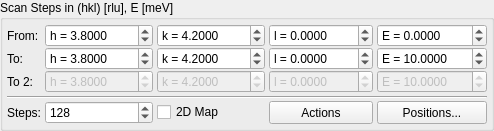
        <widget class="QGroupBox" name="groupBoxSteps">
         <property name="title">
          <string>Scan Steps in (hkl) [rlu], E [meV]</string>
         </property>
         <layout class="QGridLayout" name="gridLayout_5">
          <property name="leftMargin">
           <number>4</number>
          </property>
          <property name="topMargin">
           <number>4</number>
          </property>
          <property name="rightMargin">
           <number>4</number>
          </property>
          <property name="bottomMargin">
           <number>4</number>
          </property>
          <property name="horizontalSpacing">
           <number>4</number>
          </property>
          <property name="verticalSpacing">
           <number>0</number>
          </property>
          <item row="4" column="4">
           <widget class="QPushButton" name="btnFav">
            <property name="sizePolicy">
             <sizepolicy hsizetype="Preferred" vsizetype="Preferred">
              <horstretch>0</horstretch>
              <verstretch>0</verstretch>
             </sizepolicy>
            </property>
            <property name="text">
             <string>Positions...</string>
            </property>
           </widget>
          </item>
          <item row="0" column="2">
           <widget class="QDoubleSpinBox" name="spinStartK">
            <property name="sizePolicy">
             <sizepolicy hsizetype="Preferred" vsizetype="Fixed">
              <horstretch>1</horstretch>
              <verstretch>0</verstretch>
             </sizepolicy>
            </property>
            <property name="toolTip">
             <string>k (rlu)</string>
            </property>
            <property name="prefix">
             <string>k = </string>
            </property>
            <property name="decimals">
             <number>4</number>
            </property>
            <property name="minimum">
             <double>-9999.000000000000000</double>
            </property>
            <property name="maximum">
             <double>9999.000000000000000</double>
            </property>
            <property name="singleStep">
             <double>0.010000000000000</double>
            </property>
            <property name="value">
             <double>4.200000000000000</double>
            </property>
           </widget>
          </item>
          <item row="0" column="3">
           <widget class="QDoubleSpinBox" name="spinStartL">
            <property name="sizePolicy">
             <sizepolicy hsizetype="Preferred" vsizetype="Fixed">
              <horstretch>1</horstretch>
              <verstretch>0</verstretch>
             </sizepolicy>
            </property>
            <property name="toolTip">
             <string>l (rlu)</string>
            </property>
            <property name="prefix">
             <string>l = </string>
            </property>
            <property name="decimals">
             <number>4</number>
            </property>
            <property name="minimum">
             <double>-9999.000000000000000</double>
            </property>
            <property name="maximum">
             <double>9999.000000000000000</double>
            </property>
            <property name="singleStep">
             <double>0.010000000000000</double>
            </property>
           </widget>
          </item>
          <item row="4" column="3">
           <widget class="QPushButton" name="btnActions">
            <property name="sizePolicy">
             <sizepolicy hsizetype="Preferred" vsizetype="Preferred">
              <horstretch>0</horstretch>
              <verstretch>0</verstretch>
             </sizepolicy>
            </property>
            <property name="text">
             <string>Actions</string>
            </property>
           </widget>
          </item>
          <item row="4" column="2">
           <widget class="QCheckBox" name="check2dMap">
            <property name="text">
             <string>2D Map</string>
            </property>
           </widget>
          </item>
          <item row="0" column="1">
           <widget class="QDoubleSpinBox" name="spinStartH">
            <property name="sizePolicy">
             <sizepolicy hsizetype="Preferred" vsizetype="Fixed">
              <horstretch>1</horstretch>
              <verstretch>0</verstretch>
             </sizepolicy>
            </property>
            <property name="toolTip">
             <string>h (rlu)</string>
            </property>
            <property name="prefix">
             <string>h = </string>
            </property>
            <property name="suffix">
             <string/>
            </property>
            <property name="decimals">
             <number>4</number>
            </property>
            <property name="minimum">
             <double>-9999.000000000000000</double>
            </property>
            <property name="maximum">
             <double>9999.000000000000000</double>
            </property>
            <property name="singleStep">
             <double>0.010000000000000</double>
            </property>
            <property name="value">
             <double>3.800000000000000</double>
            </property>
           </widget>
          </item>
          <item row="1" column="1">
           <widget class="QDoubleSpinBox" name="spinStopH">
            <property name="sizePolicy">
             <sizepolicy hsizetype="Preferred" vsizetype="Fixed">
              <horstretch>1</horstretch>
              <verstretch>0</verstretch>
             </sizepolicy>
            </property>
            <property name="toolTip">
             <string>h (rlu)</string>
            </property>
            <property name="prefix">
             <string>h = </string>
            </property>
            <property name="decimals">
             <number>4</number>
            </property>
            <property name="minimum">
             <double>-9999.000000000000000</double>
            </property>
            <property name="maximum">
             <double>9999.000000000000000</double>
            </property>
            <property name="singleStep">
             <double>0.010000000000000</double>
            </property>
            <property name="value">
             <double>3.800000000000000</double>
            </property>
           </widget>
          </item>
          <item row="1" column="2">
           <widget class="QDoubleSpinBox" name="spinStopK">
            <property name="sizePolicy">
             <sizepolicy hsizetype="Preferred" vsizetype="Fixed">
              <horstretch>1</horstretch>
              <verstretch>0</verstretch>
             </sizepolicy>
            </property>
            <property name="toolTip">
             <string>k (rlu)</string>
            </property>
            <property name="prefix">
             <string>k = </string>
            </property>
            <property name="decimals">
             <number>4</number>
            </property>
            <property name="minimum">
             <double>-9999.000000000000000</double>
            </property>
            <property name="maximum">
             <double>9999.000000000000000</double>
            </property>
            <property name="singleStep">
             <double>0.010000000000000</double>
            </property>
            <property name="value">
             <double>4.200000000000000</double>
            </property>
           </widget>
          </item>
          <item row="1" column="0">
           <widget class="QLabel" name="label_4">
            <property name="sizePolicy">
             <sizepolicy hsizetype="Fixed" vsizetype="Preferred">
              <horstretch>0</horstretch>
              <verstretch>0</verstretch>
             </sizepolicy>
            </property>
            <property name="text">
             <string>To:</string>
            </property>
           </widget>
          </item>
          <item row="0" column="4">
           <widget class="QDoubleSpinBox" name="spinStartE">
            <property name="sizePolicy">
             <sizepolicy hsizetype="Preferred" vsizetype="Fixed">
              <horstretch>1</horstretch>
              <verstretch>0</verstretch>
             </sizepolicy>
            </property>
            <property name="toolTip">
             <string>E (meV)</string>
            </property>
            <property name="prefix">
             <string>E = </string>
            </property>
            <property name="decimals">
             <number>4</number>
            </property>
            <property name="minimum">
             <double>-9999.000000000000000</double>
            </property>
            <property name="maximum">
             <double>9999.000000000000000</double>
            </property>
            <property name="singleStep">
             <double>0.010000000000000</double>
            </property>
           </widget>
          </item>
          <item row="1" column="3">
           <widget class="QDoubleSpinBox" name="spinStopL">
            <property name="sizePolicy">
             <sizepolicy hsizetype="Preferred" vsizetype="Fixed">
              <horstretch>1</horstretch>
              <verstretch>0</verstretch>
             </sizepolicy>
            </property>
            <property name="toolTip">
             <string>l (rlu)</string>
            </property>
            <property name="prefix">
             <string>l = </string>
            </property>
            <property name="decimals">
             <number>4</number>
            </property>
            <property name="minimum">
             <double>-9999.000000000000000</double>
            </property>
            <property name="maximum">
             <double>9999.000000000000000</double>
            </property>
            <property name="singleStep">
             <double>0.010000000000000</double>
            </property>
           </widget>
          </item>
          <item row="1" column="4">
           <widget class="QDoubleSpinBox" name="spinStopE">
            <property name="sizePolicy">
             <sizepolicy hsizetype="Preferred" vsizetype="Fixed">
              <horstretch>1</horstretch>
              <verstretch>0</verstretch>
             </sizepolicy>
            </property>
            <property name="toolTip">
             <string>E (meV)</string>
            </property>
            <property name="prefix">
             <string>E = </string>
            </property>
            <property name="decimals">
             <number>4</number>
            </property>
            <property name="minimum">
             <double>-9999.000000000000000</double>
            </property>
            <property name="maximum">
             <double>9999.000000000000000</double>
            </property>
            <property name="singleStep">
             <double>0.010000000000000</double>
            </property>
            <property name="value">
             <double>10.000000000000000</double>
            </property>
           </widget>
          </item>
          <item row="0" column="0">
           <widget class="QLabel" name="label_3">
            <property name="sizePolicy">
             <sizepolicy hsizetype="Fixed" vsizetype="Preferred">
              <horstretch>0</horstretch>
              <verstretch>0</verstretch>
             </sizepolicy>
            </property>
            <property name="text">
             <string>From:</string>
            </property>
           </widget>
          </item>
          <item row="4" column="1">
           <widget class="QSpinBox" name="spinStepCnt">
            <property name="sizePolicy">
             <sizepolicy hsizetype="Preferred" vsizetype="Fixed">
              <horstretch>1</horstretch>
              <verstretch>0</verstretch>
             </sizepolicy>
            </property>
            <property name="minimum">
             <number>1</number>
            </property>
            <property name="maximum">
             <number>16384</number>
            </property>
            <property name="value">
             <number>128</number>
            </property>
           </widget>
          </item>
          <item row="4" column="0">
           <widget class="QLabel" name="label_5">
            <property name="sizePolicy">
             <sizepolicy hsizetype="Fixed" vsizetype="Preferred">
              <horstretch>0</horstretch>
              <verstretch>0</verstretch>
             </sizepolicy>
            </property>
            <property name="text">
             <string>Steps:</string>
            </property>
           </widget>
          </item>
          <item row="2" column="1">
           <widget class="QDoubleSpinBox" name="spinStopH2">
            <property name="enabled">
             <bool>false</bool>
            </property>
            <property name="sizePolicy">
             <sizepolicy hsizetype="Preferred" vsizetype="Fixed">
              <horstretch>0</horstretch>
              <verstretch>0</verstretch>
             </sizepolicy>
            </property>
            <property name="prefix">
             <string>h = </string>
            </property>
            <property name="decimals">
             <number>4</number>
            </property>
            <property name="minimum">
             <double>-9999.000000000000000</double>
            </property>
            <property name="maximum">
             <double>9999.000000000000000</double>
            </property>
            <property name="value">
             <double>3.800000000000000</double>
            </property>
           </widget>
          </item>
          <item row="2" column="2">
           <widget class="QDoubleSpinBox" name="spinStopK2">
            <property name="enabled">
             <bool>false</bool>
            </property>
            <property name="sizePolicy">
             <sizepolicy hsizetype="Preferred" vsizetype="Fixed">
              <horstretch>0</horstretch>
              <verstretch>0</verstretch>
             </sizepolicy>
            </property>
            <property name="prefix">
             <string>k = </string>
            </property>
            <property name="decimals">
             <number>4</number>
            </property>
            <property name="minimum">
             <double>-9999.000000000000000</double>
            </property>
            <property name="maximum">
             <double>9999.000000000000000</double>
            </property>
            <property name="value">
             <double>4.200000000000000</double>
            </property>
           </widget>
          </item>
          <item row="2" column="3">
           <widget class="QDoubleSpinBox" name="spinStopL2">
            <property name="enabled">
             <bool>false</bool>
            </property>
            <property name="sizePolicy">
             <sizepolicy hsizetype="Preferred" vsizetype="Fixed">
              <horstretch>0</horstretch>
              <verstretch>0</verstretch>
             </sizepolicy>
            </property>
            <property name="prefix">
             <string>l = </string>
            </property>
            <property name="decimals">
             <number>4</number>
            </property>
            <property name="minimum">
             <double>-9999.000000000000000</double>
            </property>
            <property name="maximum">
             <double>9999.000000000000000</double>
            </property>
           </widget>
          </item>
          <item row="2" column="4">
           <widget class="QDoubleSpinBox" name="spinStopE2">
            <property name="enabled">
             <bool>false</bool>
            </property>
            <property name="sizePolicy">
             <sizepolicy hsizetype="Preferred" vsizetype="Fixed">
              <horstretch>0</horstretch>
              <verstretch>0</verstretch>
             </sizepolicy>
            </property>
            <property name="prefix">
             <string>E = </string>
            </property>
            <property name="decimals">
             <number>4</number>
            </property>
            <property name="minimum">
             <double>-9999.000000000000000</double>
            </property>
            <property name="maximum">
             <double>9999.000000000000000</double>
            </property>
            <property name="value">
             <double>10.000000000000000</double>
            </property>
           </widget>
          </item>
          <item row="2" column="0">
           <widget class="QLabel" name="label_18">
            <property name="sizePolicy">
             <sizepolicy hsizetype="Fixed" vsizetype="Preferred">
              <horstretch>0</horstretch>
              <verstretch>0</verstretch>
             </sizepolicy>
            </property>
            <property name="text">
             <string>To 2:</string>
            </property>
           </widget>
          </item>
          <item row="3" column="0" colspan="5">
           <widget class="QFrame" name="frame">
            <property name="minimumSize">
             <size>
              <width>0</width>
              <height>8</height>
             </size>
            </property>
            <property name="frameShape">
             <enum>QFrame::HLine</enum>
            </property>
            <property name="frameShadow">
             <enum>QFrame::Sunken</enum>
            </property>
            <property name="lineWidth">
             <number>1</number>
            </property>
            <property name="midLineWidth">
             <number>0</number>
            </property>
           </widget>
          </item>
         </layout>
        </widget>
